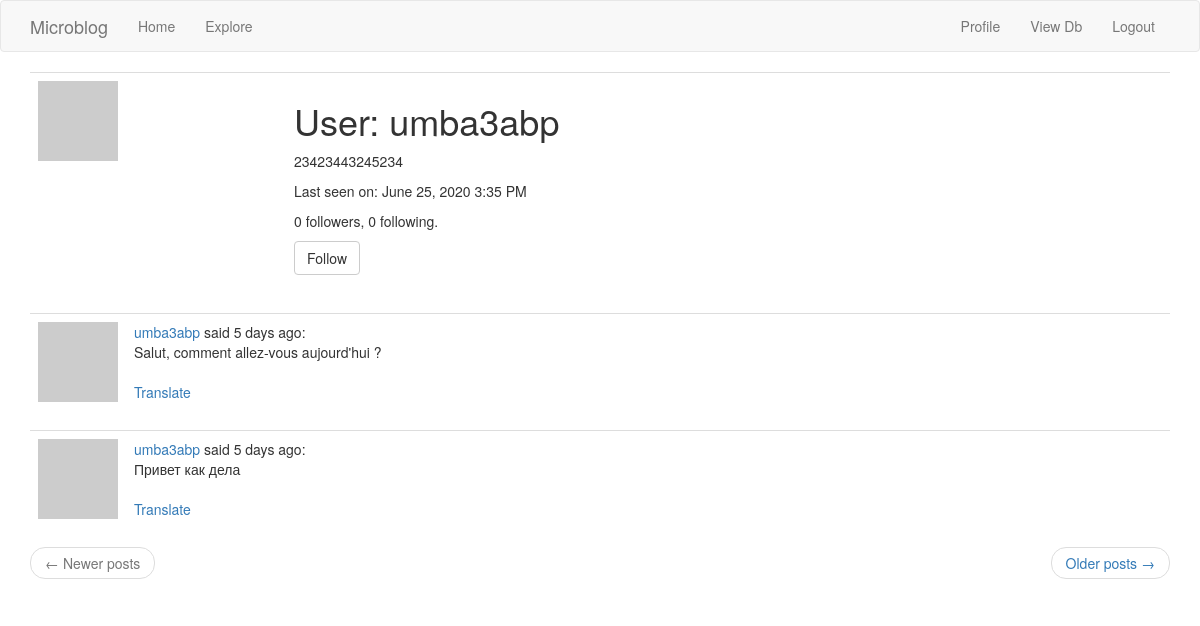
Page /user/umba3abp (signed in) on the committed database.
### app/models.py (models this page shows, shortened)
class User(UserMixin, db.Model):
    id = db.Column(db.Integer, primary_key=True)
    username = db.Column(db.String(64), index=True, unique=True)
    email = db.Column(db.String(120), index=True, unique=True)
    password_hash = db.Column(db.String(128))
    fav_animal = db.Column(db.String(128)) #added later during migration
    about_me = db.Column(db.String(140))
    last_seen = db.Column(db.DateTime, default=datetime.utcnow)
    posts = db.relationship('Post', backref='author', lazy='dynamic')
    followed = db.relationship(
        'User', secondary=followers, #User is the right side entity in the relation, left side = parent class (obv self referential)
        primaryjoin=(followers.c.follower_id == id), #how we link LHS of followers table with Users
        secondaryjoin=(followers.c.followed_id == id), #how we link RHS of followers table with Users
        backref=db.backref('followers', lazy='dynamic'), #indicates how the rel-ship is accessed from RHS
        lazy='dynamic' #lazy population both from LHS (this line) and RHS (prev line)
    )
    def is_following(self, user):
        return self.followed.filter(followers.c.followed_id == user.id).count() > 0
    @login.user_loader
    def load_user(id):
        return User.query.get(int(id))
    def avatar(self, size):
        digest = md5(self.email.lower().encode('utf-8')).hexdigest()
        return 'https://www.gravatar.com/avatar/{}?d=identicon&s={}'.format(
            digest, size)

class Post(db.Model):
    id = db.Column(db.Integer, primary_key=True)
    body = db.Column(db.String(140))
    timestamp = db.Column(db.DateTime, index=True, default=datetime.utcnow)
    user_id = db.Column(db.Integer, db.ForeignKey('user.id'))
    language = db.Column(db.String(5))

### app/routes.py (the view)
@app.route('/user/<username>') #<username> is a dynamic component - browser will accept any string and then set username=to_that_string
@login_required
def user(username):
    user = User.query.filter_by(username=username).first_or_404() #we're passing downt he username from the url
    page = request.args.get('page', 1, type=int)
    posts = user.posts.order_by(Post.timestamp.desc()).paginate(
        page, app.config['POSTS_PER_PAGE'], False)
    next_url = url_for('user', username=user.username, page=posts.next_num) if posts.has_next else None
    prev_url = url_for('user', username=user.username, page=posts.prev_num) if posts.has_prev else None
    form = EmptyForm()
    return render_template('user.html', user=user, posts=posts.items,
                           next_url=next_url, prev_url=prev_url, form=form)

### app/forms.py
class EmptyForm(FlaskForm):
    submit = SubmitField('Submit')

### app/routes.py (called while the page is built)
@app.before_request
def before_request():
    if current_user.is_authenticated:
        current_user.last_seen = datetime.utcnow() #always use UTC, otherwise the times will display differently depending on your location
        db.session.commit()

### app/templates/user.html (shortened to what this page needs)
{% extends "base.html" %}
{% block app_content %}
    <table class="table table-hover">
        <tr>
            <td width="256px"><img src="{{ user.avatar(256) }}"></td>
            <td>
                <h1>User: {{ user.username }}</h1>
                {% if user.about_me %}<p>{{ user.about_me }}</p>{% endif %}
                {% if user.last_seen %}<p>Last seen on: {{ moment(user.last_seen).format('LLL') }}</p>{% endif %}
                <p>{{ user.followers.count() }} followers, {{ user.followed.count() }} following.</p>
                {% if user == current_user %}
                <p><a href="{{ url_for('edit_profile') }}">Edit your profile</a></p>
                {% elif not current_user.is_following(user) %}
                <p>
                    <form action="{{ url_for('follow', username=user.username) }}" method="post">
                        {{ form.submit(value='Follow', class_='btn btn-default') }}
                    </form>
                </p>
                {% endif %}
            </td>
        </tr>
    </table>
    {% for post in posts %}
        {% include '_post.html' %}
    {% endfor %}
    <nav aria-label="...">
        <ul class="pager">
            <li class="previous{% if not prev_url %} disabled{% endif %}">
                <a href="{{ prev_url or '#' }}">
                    <span aria-hidden="true">&larr;</span> Newer posts
                </a>
            </li>
            <li class="next{% if not next_url %} disabled{% endif %}">
                <a href="{{ next_url or '#' }}">
                    Older posts <span aria-hidden="true">&rarr;</span>
                </a>
            </li>
        </ul>
    </nav>
{% endblock %}

### app/templates/base.html (shortened to what this page needs)
{% extends 'bootstrap/base.html' %}
{% block navbar %}
    <nav class="navbar navbar-default">
        <div class="container">
            <div class="navbar-header">
                <a class="navbar-brand" href="{{ url_for('index') }}">Microblog</a>
            </div>
            <div class="collapse navbar-collapse" id="bs-example-navbar-collapse-1">
                <ul class="nav navbar-nav">
                    <li><a href="{{ url_for('index') }}">Home</a></li>
                    <li><a href="{{ url_for('explore') }}">Explore</a></li>
                </ul>
                <ul class="nav navbar-nav navbar-right">
                    {% if current_user.is_anonymous %}
                    <li><a href="{{ url_for('log1n') }}">Login</a></li>
                    {% else %}
                    <li><a href="{{ url_for('user', username=current_user.username) }}">Profile</a></li>
                    <li><a href="{{ url_for('view_db') }}">View Db</a></li>
                    <li><a href="{{ url_for('logout') }}">Logout</a></li>
                    {% endif %}
                </ul>
            </div>
        </div>
    </nav>
{% endblock %}
{% block content %}
    <div class="container">
        {% block app_content %}{% endblock %}
    </div>
{% endblock %}

### app/templates/_post.html
    <table class="table table-hover">
        <tr>
            <td width="70px">
                <a href="{{ url_for('user', username=post.author.username) }}">
                    <img src="{{ post.author.avatar(70) }}" />
                </a>
            </td>
            <td>
                <a href="{{ url_for('user', username=post.author.username) }}">
                    {{ post.author.username }}
                </a>
                said {{ moment(post.timestamp).fromNow() }}:
                <br>
                <span id="post{{ post.id }}">{{ post.body }}</span>
                <br><br>
                <span id="translation{{ post.id }}">
                    <a href="javascript:translate(
                                '#post{{ post.id }}',
                                '#translation{{ post.id }}',
                                '{{ post.language }}',
                                '{{ g.locale }}');">Translate</a>
                </span>
            </td>
        </tr>
    </table>

### rows in the picture
User: username "umba3abp", about_me "23423443245234", last_seen "June 25, 2020 3:35 PM"
Post: author.username "umba3abp", timestamp "5 days ago", body "Salut, comment allez-vous aujourd'hui ?"
Post: author.username "umba3abp", timestamp "5 days ago", body "Привет как дела"

### other values in the picture
{{ user.followers.count() }} "0"
{{ user.followed.count() }} "0"
